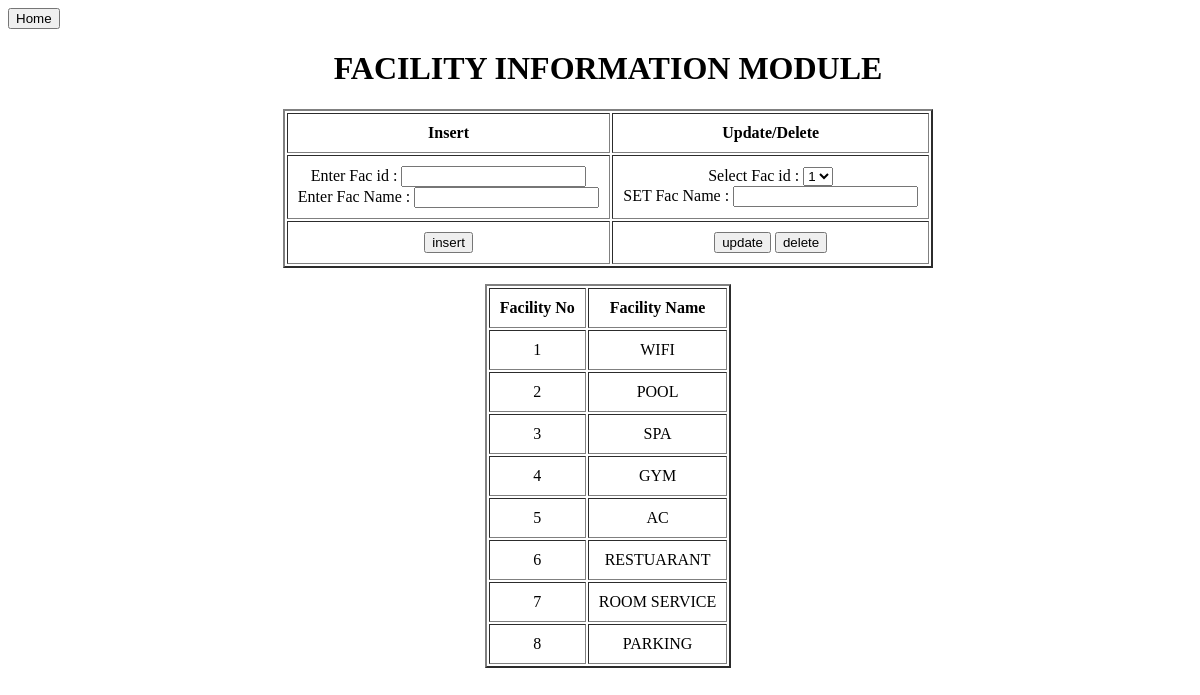
/fim_admin.php, run on the app's committed database.
### tables this page shows
CREATE TABLE fac(facid INT(3) PRIMARY KEY, facname VARCHAR(25));

### fim_admin.php (the view, shortened to what this page needs)
<html>
    <head>
        <?php
            $conn = dbconn();
            $result = mysqli_query($conn,"SELECT * FROM fac");
        ?>
        <link rel="stylesheet" href="style.css">
    </head>
    <body>
        <button onclick="window.location.href='adminpage.html'">Home</button>
        <h1 align=center>FACILITY INFORMATION MODULE</h1>
        <form method=POST action=#>
            <table align=center border=2>
                <tr><th>Insert</th><th colspan=2>Update/Delete</th></tr>
                <tr><td>
                    Enter Fac id : <input type=number name=fno><br>
                    Enter Fac Name : <input type="text" name=fname>
                </td>
                <td colspan=2>
                    Select Fac id : <select name=facid>
                    <?php
                        $fff = mysqli_query($conn,"SELECT * FROM fac");
                        while($frs=mysqli_fetch_row($fff))
                            echo "<option value=$frs[0]>$frs[0]</option>";
                    ?>
                    </select><br>
                    SET Fac Name : <input type="text" name="facname">
                </td></tr>
                <tr>
                    <td><input type="submit" name="submit" value="insert"></td>
                    <td colspant=2><input type="submit" name="submit" value="update"> <input type="submit" name="submit" value="delete"></td>
                </tr>
            </table>
        </form>
        <table border=2 align=center>
            <tr>
                <th>Facility No</th><th>Facility Name</th>
            </tr>
            <?php
                while($arr=mysqli_fetch_row($result))
                {
                    echo "<tr>
                            <td>$arr[0]</td>
                            <td>$arr[1]</td>
                        </tr>";
                }
            ?>
        </table>
    </body>
</html>

### style.css (style rules this page uses)
body { height: 100vh; width: 100vw; background-image: url('cn.jpg'); background-size:cover; background-repeat: no-repeat; background-attachment: fixed; background-position: center; }
table { background: rgb(255,255,255,.8); text-align: center; }
h1 { background: rgb(255,255,255,.8); }
tr,td,th { text-align: center; padding: 10px; }

### data on the page
fac: facid "1", facname "WIFI"
fac: facid "2", facname "POOL"
fac: facid "3", facname "SPA"
fac: facid "4", facname "GYM"
fac: facid "5", facname "AC"
fac: facid "6", facname "RESTUARANT"
fac: facid "7", facname "ROOM SERVICE"
fac: facid "8", facname "PARKING"

### other printed values
form field facid "1"
